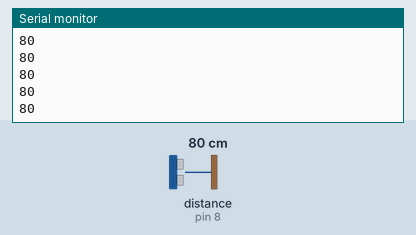
Simulated run of this sketch. Board: Arduino Uno, built with avr-gcc and run on an emulated ATmega328P. Shown: the last lines printed to the serial monitor. The inputs (shaded band) are chosen by the test bench; at power-on: distance to the obstacle (sensor on pin 8) 80 cm.

Above: at 1.2 s.
1.3 s: distance to the obstacle (sensor on pin 8) set to 2 cm
At 2.2 s:
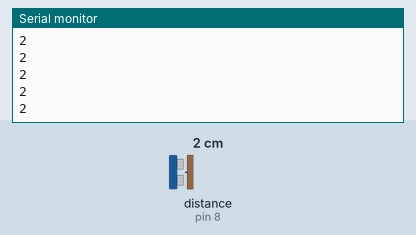
2.8 s: distance to the obstacle (sensor on pin 8) set to 4 cm
At 3.9 s:
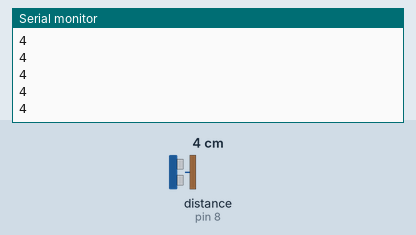
Timing chart, 0 to 5.8 s (numbered marks = the images above; inputs shaded):
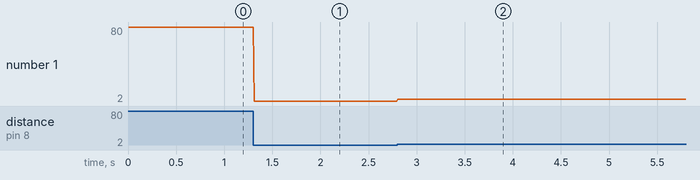

Measured:
- after the input at 1.3 s, the serial monitor: prints a new line at once (image 1)
- after the input at 2.8 s, the serial monitor: prints a new line at once (image 2)
- plotted number 1: 80 → 2 after the input at 1.3 s, 2 → 4 after the input at 2.8 s

The sketch:

HC_SR04_Ultrasonic_test.ino
```cpp
#include <Ultrasonic.h>
Ultrasonic ultrasonic(7, 8);

// ================== SETUP ======================
void setup()
{
  Serial.begin(9600);
}

// ================= LOOP =======================
void loop()
{
  int distance = ultrasonic.distanceRead();
  Serial.println(distance);
  delay(10);

}
```
